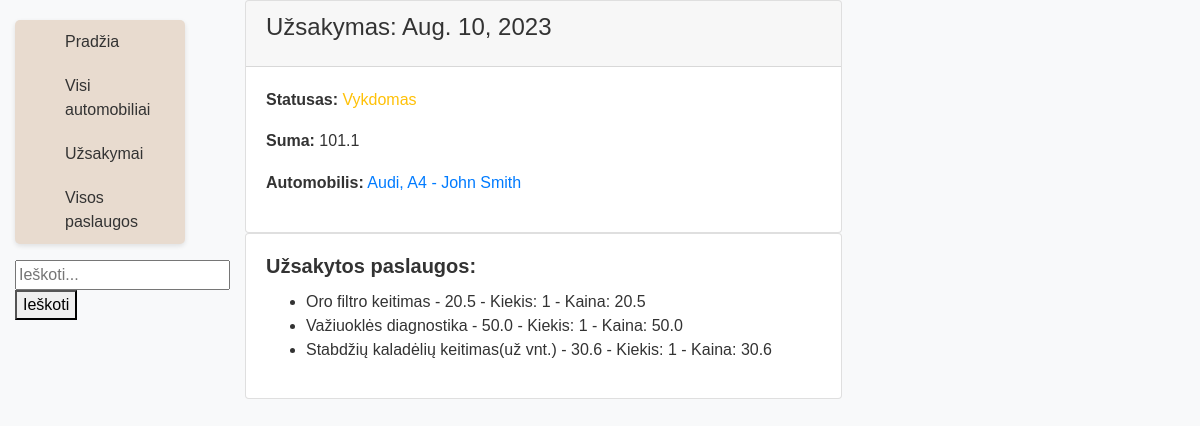
/autoservisas/uzsakymai/5c6c9432-2c83-4350-be17-a492f31a3677/, run on the app's committed database.
### autoservisas/models.py (models this page shows, shortened)
class Uzsakymas(models.Model):
    id = models.UUIDField(primary_key=True, default=uuid.uuid4, editable=False)
    data = models.DateField('Užsakymo data')
    suma = models.FloatField('Suma')
    automobilis = models.ForeignKey('Automobilis', on_delete=models.CASCADE, related_name='uzsakymai')
    UZSAKYMO_STATUSAS = (
        ('V', 'Vykdomas'),
        ('I', 'Ivykdytas'),
        ('A', 'Atšauktas'),
        ('L', 'Laukia eilėje')
    )
    status = models.CharField(
        max_length=1,
        choices=UZSAKYMO_STATUSAS,
        blank=True,
        default='L',
        help_text='Užsakymo statusas'
    )
    class Meta:
        ordering = ['data']
        verbose_name = 'Užsakymas'
        verbose_name_plural = 'Užsakymai'

class Automobilis(models.Model):
    valstybinis_nr = models.CharField('Numeris', max_length=100)
    vin = models.IntegerField('VIN', max_length=13)
    klientas = models.CharField('Klientas', max_length=100)
    modelis = models.ForeignKey('Modelis', on_delete=models.CASCADE, related_name='automobiliai')
    def __str__(self):
        return f" {self.modelis.marke}, {self.modelis.modelis} - {self.klientas}"
    class Meta:
        verbose_name = 'Automobilis'
        verbose_name_plural = 'Automobiliai'

class Modelis(models.Model):
    marke = models.CharField('Markė', max_length=100)
    modelis = models.CharField('Modelis', max_length=100)
    metai = models.IntegerField('Metai')
    variklis = models.CharField('Variklis', max_length=100)
    class Meta:
        ordering = ['marke', 'modelis']
        verbose_name = 'Modelis'
        verbose_name_plural = 'Modeliai'

class Uzsakymoeil(models.Model):
    kiekis = models.IntegerField('Kiekis')
    kaina = models.FloatField('Kaina')
    uzsakymas = models.ForeignKey('Uzsakymas', on_delete=models.CASCADE)
    paslauga = models.ForeignKey('Paslauga', on_delete=models.CASCADE)
    class Meta:
        verbose_name = 'Užsakymo eilutė'
        verbose_name_plural = 'Užsakymo eilutės'

class Paslauga(models.Model):
    pavadinimas = models.CharField("Paslaugos pavadinimas", max_length=100)
    kaina = models.FloatField("Paslaugos kaina")
    def __str__(self):
        return f"{self.pavadinimas} - {self.kaina}"
    class Meta:
        verbose_name = 'Paslauga'
        verbose_name_plural = 'Paslaugos'

### autoservisas/views.py (the view)
# urls.py: path('uzsakymai/<uuid:pk>/', views.UzsakymasDetailView.as_view(), name='uzsakymas-detail'),
class UzsakymasDetailView(generic.DetailView):
    model = Uzsakymas
    context_object_name = 'uzsakymas'
    template_name = 'uzsakymas_detail.html'

### autoservisas/templates/uzsakymas_detail.html
{% extends 'base.html' %}
{% block content %}
  <div class="container">
    <div class="columns">
      <div class="column col-8 col-mx-auto">
        <div class="card">
          <div class="card-header">
            <h4 class="card-title">Užsakymas: {{ uzsakymas.data }}</h4>
          </div>
          <div class="card-body">
            <p><strong>Statusas:</strong>
              <span class="
                {% if uzsakymas.status == 'L' %}text-info
                {% elif uzsakymas.status == 'I' %}text-success
                {% elif uzsakymas.status == 'A' %}text-danger
                {% elif uzsakymas.status == 'V' %}text-warning
                {% endif %}
              ">{{ uzsakymas.get_status_display }}</span></p>
            <p><strong>Suma:</strong> {{ uzsakymas.suma }}</p>
            <p><strong>Automobilis:</strong> <a href="{% url 'auto-one' uzsakymas.automobilis.id %}">{{ uzsakymas.automobilis }}</a></p>
          </div>
        </div>
        <div class="card">
          <div class="card-body">
            <h5 class="card-title"><strong>Užsakytos paslaugos:</strong></h5>
            {% if uzsakymas.uzsakymoeil_set.exists %}
              <ul>
                {% for eilute in uzsakymas.uzsakymoeil_set.all %}
                  <li>{{ eilute.paslauga }} - Kiekis: {{ eilute.kiekis }} - Kaina: {{ eilute.kaina }}</li>
                {% endfor %}
              </ul>
            {% else %}
              <p>Užsakymas neturi jokių eilučių.</p>
            {% endif %}
          </div>
        </div>
      </div>
    </div>
  </div>
{% endblock %}

### autoservisas/static/css/styles.css (style rules this page uses)
body { background-color: #f8f9fa; font-family: Arial, sans-serif; color: #333333; }
p { line-height: 1.6; }
a { color: #007bff; text-decoration: none; }

### data on the page
Uzsakymas: data "Aug. 10, 2023", status "Vykdomas", suma "101.1", automobilis "Audi, A4 - John Smith"
Uzsakymoeil: paslauga "Oro filtro keitimas - 20.5", kiekis "1", kaina "20.5"
Uzsakymoeil: paslauga "Važiuoklės diagnostika - 50.0", kiekis "1", kaina "50.0"
Uzsakymoeil: paslauga "Stabdžių kaladėlių keitimas(už vnt.) - 30.6", kiekis "1", kaina "30.6"
